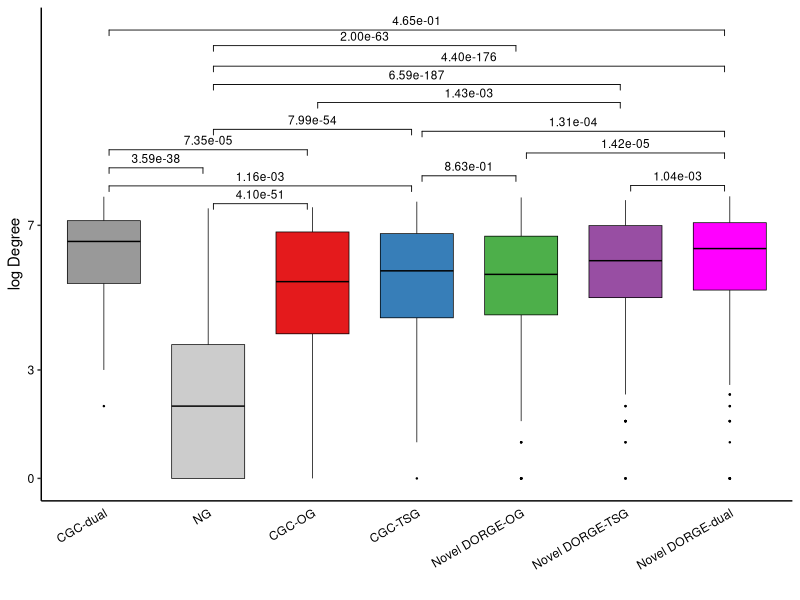
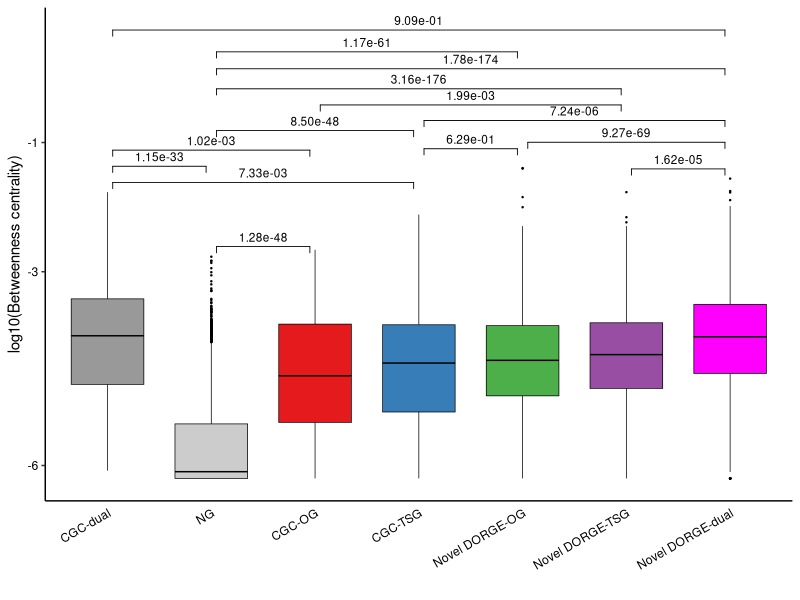
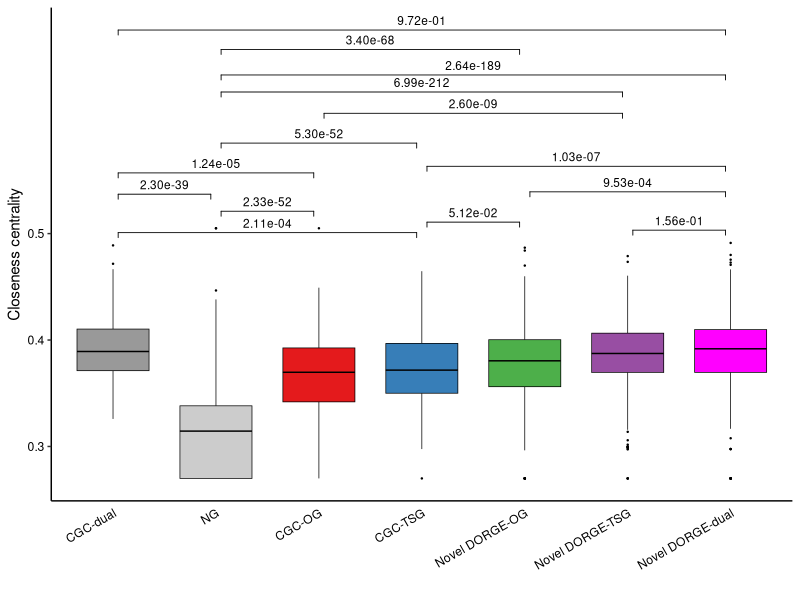

The R source for these figures, in order:
####################
##### Boxplots #####
####################

###### The boxplots for different gene categories to independently evaluate DORGE prediction.

###### Input: ../Gene_set_new.txt: Gene annotation file
###### Input: ../All_features.csv: Feature table compiled in this study
###### Input: ../DORGE_prediction.txt: DORGE prediction results
###### Input: data/BioGRID_network_node_metrics_processed.txt:  Network metrics calculated by Cytoscape (https://cytoscape.org/; Available at Evaluation_processing folder DORGE_pipeline project https://github.com/biocq/DORGE_pipeline)

###### Output: Figure_S5A_BioGRID_log_degree.pdf: Evaluation of dual-function TSG/OGs by PPI network degree
###### Output: Figure_S5B_BioGRID_betweenness.pdf: Evaluation of dual-function TSG/OGs by PPI network betweenness centrality
###### Output: Figure_S5C_BioGRID_closeness.pdf: Evaluation of dual-function TSG/OGs by PPI network closeness centrality

options(warn=-1)

### Install missing packages

installed_pkgs <- installed.packages()

pkgs <-  c("plyr","ggsignif","ggpubr")

if (length(setdiff(pkgs, installed_pkgs)) > 0) {
    install.packages(pkgs = setdiff(pkgs, installed_pkgs))
}

suppressMessages(library("ggpubr"))
suppressMessages(library(ggsignif))

TSG_threshold<-0.62485 #loose FPR=0.01
OG_threshold<-0.7004394 #loose FPR=0.01

#TSG_threshold<-0.8290429 #strict FPR=0.005
#OG_threshold<-0.8679444 #strict FPR=0.005


######### Figure S6 ABC: Network metrics in PPI network #########

#setwd("/Users/jlyu/Box\ Sync/TSGOG_Project/SA_sub/github/DORGE_paper/Figure_codes/Figure_5");
anno <- read.table("../Gene_set_new.txt", header=T, sep="\t",fill=TRUE,quote = "")
colnames(anno)<-c("Gene","TSG_core","OG_core","NG","TSG_all","OG_all");
prediction <- read.table("../DORGE_prediction.txt", header=T, sep="\t",fill=TRUE,quote = "")
anno<-cbind(anno[,c(1,4,5,6)],prediction[,2:3])
all_feature <- read.table("data/BioGRID_network_node_metrics_processed.txt", header=T, sep="\t",fill=TRUE,quote = "")
all_feature<-all_feature[,c("Gene","Gene_betweenness_centrality","Gene_closeness_centrality","Gene_Degree")]
all_feature$Gene_betweenness_centrality <- as.numeric(all_feature$Gene_betweenness_centrality)
all_feature$Gene_betweenness_centrality <- log10(all_feature$Gene_betweenness_centrality+1e-8)
all_feature$Gene_closeness_centrality <- as.numeric(all_feature$Gene_closeness_centrality)
all_feature$Gene_Degree <- as.numeric(all_feature$Gene_Degree)
all_feature$Gene_Degree <- log2(all_feature$Gene_Degree+1)

colnames(all_feature)<-c("Gene","Log10_BioGRID_betweenness","BioGRID_clossness","Log_BioGRID_degree")
index_low<-which(all_feature$Log10_BioGRID_betweenness< -6)
all_feature$Log10_BioGRID_betweenness[index_low]<-(all_feature$Log10_BioGRID_betweenness[index_low]+6)/10-6

index_low<-which(all_feature$BioGRID_clossness<0.3)
all_feature$BioGRID_clossness[index_low]<-(all_feature$BioGRID_clossness[index_low]-0.3)/10+0.3
index_high<-which(all_feature$BioGRID_clossness>0.5)
all_feature$BioGRID_clossness[index_high]<-(all_feature$BioGRID_clossness[index_high]-0.5)/100+0.5

index_high<-which(all_feature$Log_BioGRID_degree>7)
all_feature$Log_BioGRID_degree[index_high]<-(all_feature$Log_BioGRID_degree[index_high]-7)/5+7

index<-rep("Other",nrow(anno))
index_NG<-which(anno$NG=="1")
index_pOG<-which(anno$OG_probability> OG_threshold & anno$TSG_probability<TSG_threshold & anno$OG_all!="1")
index_pTSG<-which(anno$TSG_probability>TSG_threshold & anno$OG_probability< OG_threshold & anno$TSG_all!="1")
index_pdual<-which((anno$OG_all=="1" & anno$TSG_all!="1" & anno$TSG_probability>TSG_threshold)|(anno$TSG_all=="1" & anno$OG_all!="1" & anno$OG_probability> OG_threshold)|(anno$TSG_all!="1" & anno$OG_all!="1" & anno$TSG_probability>TSG_threshold & anno$OG_probability> OG_threshold))
index_TSG<-which(anno$TSG_all=="1" & anno$OG_all!="1")
index_OG<-which(anno$OG_all=="1" & anno$TSG_all!="1")
index_dual<-which(anno$OG_all=="1" & anno$TSG_all=="1")

index[index_NG]<-"NG"
index[index_pOG]<-"Novel DORGE-OG"
index[index_pTSG]<-"Novel DORGE-TSG"
index[index_TSG]<-"CGC-TSG"
index[index_OG]<-"CGC-OG"
index[index_pdual]<-"Novel DORGE-dual"
index[index_dual]<-"CGC-dual"

dat2<-cbind(all_feature,index)
dat3<-dat2[dat2$index!="Other",]
dat3$index<-factor(dat3$index, levels=c("CGC-dual","NG","CGC-OG","CGC-TSG","Novel DORGE-OG","Novel DORGE-TSG","Novel DORGE-dual"))

pdf("Raw_figures/Figure_S5A_BioGRID_log_degree.pdf", family="ArialMT", width=2.85, height=5) #Degree
p<-ggboxplot(data = dat3,x = "index", y="Log_BioGRID_degree",color="black",fill="index", palette = rev(c("#FF00FF","#984EA3","#4DAF4A","#377EB8","#E41A1C","#CCCCCC","#999999")),outlier.size=0.2,width=0.7,lwd=0.25)+scale_y_continuous(breaks = c(0,3,7),labels = c("0","3","7"))+ labs(x = "", y = "log Degree") + theme_bw() + theme(axis.ticks.x=element_blank(),axis.text.y = element_text(hjust = 1, colour = "black"),axis.text.x = element_text(angle = 30, hjust = 1, colour = "black"), panel.border = element_blank(), panel.grid.major = element_blank(), panel.grid.minor = element_blank(),panel.background = element_blank(), axis.line = element_line(colour = "black"))+ guides(fill=FALSE)
p<-p+geom_signif(y_position=c(max(max(dat3[dat3$index=="CGC-dual","Log_BioGRID_degree"]),max(dat3[dat3$index=="NG","Log_BioGRID_degree"]))+0.8, max(max(dat3[dat3$index=="CGC-dual","Log_BioGRID_degree"]),max(dat3[dat3$index=="CGC-OG","Log_BioGRID_degree"]))+1.3),xmin=c(1.05,1.05), xmax=c(1.95,2.95),annotation=c(formatC(wilcox.test(dat3[dat3$index=="CGC-dual","Log_BioGRID_degree"],dat3[dat3$index=="NG","Log_BioGRID_degree"],alternative = "two.sided")$p.value, format = "e", digits = 2), formatC(wilcox.test(dat3[dat3$index=="CGC-dual","Log_BioGRID_degree"],dat3[dat3$index=="CGC-OG","Log_BioGRID_degree"],alternative = "two.sided")$p.value, format = "e", digits = 2)), tip_length=0.02,size=0.3,textsize =3)
p<-p+geom_signif(y_position=c(max(max(dat3[dat3$index=="CGC-dual","Log_BioGRID_degree"]),max(dat3[dat3$index=="CGC-TSG","Log_BioGRID_degree"]))+0.3, max(max(dat3[dat3$index=="CGC-OG","Log_BioGRID_degree"]),max(dat3[dat3$index=="NG","Log_BioGRID_degree"]))+0.1),xmin=c(1.05,2.05), xmax=c(3.95,2.95),annotation=c(formatC(wilcox.test(dat3[dat3$index=="CGC-dual","Log_BioGRID_degree"],dat3[dat3$index=="CGC-TSG","Log_BioGRID_degree"],alternative = "two.sided")$p.value, format = "e", digits = 2), formatC(wilcox.test(dat3[dat3$index=="CGC-OG","Log_BioGRID_degree"],dat3[dat3$index=="NG","Log_BioGRID_degree"],alternative = "two.sided")$p.value, format = "e", digits = 2)), tip_length=0.02,size=0.3,textsize =3)
p<-p+geom_signif(y_position=c(max(max(dat3[dat3$index=="Novel DORGE-dual","Log_BioGRID_degree"]),max(dat3[dat3$index=="Novel DORGE-OG","Log_BioGRID_degree"]))+1.2, max(max(dat3[dat3$index=="Novel DORGE-dual","Log_BioGRID_degree"]),max(dat3[dat3$index=="Novel DORGE-TSG","Log_BioGRID_degree"]))+0.3),xmin=c(5.05,6.05), xmax=c(6.95,6.95),annotation=c(formatC(wilcox.test(dat3[dat3$index=="Novel DORGE-dual","Log_BioGRID_degree"],dat3[dat3$index=="Novel DORGE-OG","Log_BioGRID_degree"],alternative = "two.sided")$p.value, format = "e", digits = 2), formatC(wilcox.test(dat3[dat3$index=="Novel DORGE-dual","Log_BioGRID_degree"],dat3[dat3$index=="Novel DORGE-TSG","Log_BioGRID_degree"],alternative = "two.sided")$p.value, format = "e", digits = 2)), tip_length=0.02,size=0.3,textsize =3)
p<-p+geom_signif(y_position=c(max(max(dat3[dat3$index=="Novel DORGE-OG","Log_BioGRID_degree"]),max(dat3[dat3$index=="CGC-TSG","Log_BioGRID_degree"]))+0.6, max(max(dat3[dat3$index=="CGC-TSG","Log_BioGRID_degree"]),max(dat3[dat3$index=="NG","Log_BioGRID_degree"]))+2.0),xmin=c(4.05,2.05), xmax=c(4.95,3.95),annotation=c(formatC(wilcox.test(dat3[dat3$index=="Novel DORGE-OG","Log_BioGRID_degree"],dat3[dat3$index=="CGC-TSG","Log_BioGRID_degree"],alternative = "two.sided")$p.value, format = "e", digits = 2), formatC(wilcox.test(dat3[dat3$index=="CGC-TSG","Log_BioGRID_degree"],dat3[dat3$index=="NG","Log_BioGRID_degree"],alternative = "two.sided")$p.value, format = "e", digits = 2)), tip_length=0.02,size=0.3,textsize =3)

p<-p+geom_signif(y_position=c(max(max(dat3[dat3$index=="Novel DORGE-TSG","Log_BioGRID_degree"]),max(dat3[dat3$index=="CGC-OG","Log_BioGRID_degree"]))+2.7, max(max(dat3[dat3$index=="Novel DORGE-TSG","Log_BioGRID_degree"]),max(dat3[dat3$index=="NG","Log_BioGRID_degree"]))+3.2),xmin=c(3.05,2.05), xmax=c(5.95,5.95),annotation=c(formatC(wilcox.test(dat3[dat3$index=="Novel DORGE-TSG","Log_BioGRID_degree"],dat3[dat3$index=="CGC-OG","Log_BioGRID_degree"],alternative = "two.sided")$p.value, format = "e", digits = 2), formatC(wilcox.test(dat3[dat3$index=="Novel DORGE-TSG","Log_BioGRID_degree"],dat3[dat3$index=="NG","Log_BioGRID_degree"],alternative = "two.sided")$p.value, format = "e", digits = 2)), tip_length=0.02,size=0.3,textsize =3)
p<-p+geom_signif(y_position=c(max(max(dat3[dat3$index=="Novel DORGE-OG","Log_BioGRID_degree"]),max(dat3[dat3$index=="NG","Log_BioGRID_degree"]))+4.2, max(max(dat3[dat3$index=="Novel DORGE-dual","Log_BioGRID_degree"]),max(dat3[dat3$index=="NG","Log_BioGRID_degree"]))+3.6),xmin=c(2.05,2.05), xmax=c(4.95,6.95),annotation=c(formatC(wilcox.test(dat3[dat3$index=="Novel DORGE-OG","Log_BioGRID_degree"],dat3[dat3$index=="NG","Log_BioGRID_degree"],alternative = "two.sided")$p.value, format = "e", digits = 2), formatC(wilcox.test(dat3[dat3$index=="Novel DORGE-dual","Log_BioGRID_degree"],dat3[dat3$index=="NG","Log_BioGRID_degree"],alternative = "two.sided")$p.value, format = "e", digits = 2)), tip_length=0.02,size=0.3,textsize =3)
p<-p+geom_signif(y_position=c(max(max(dat3[dat3$index=="Novel DORGE-dual","Log_BioGRID_degree"]),max(dat3[dat3$index=="CGC-dual","Log_BioGRID_degree"]))+4.6, max(max(dat3[dat3$index=="Novel DORGE-dual","Log_BioGRID_degree"]),max(dat3[dat3$index=="CGC-TSG","Log_BioGRID_degree"]))+1.8),xmin=c(1.05,4.05), xmax=c(6.95,6.95),annotation=c(formatC(wilcox.test(dat3[dat3$index=="Novel DORGE-dual","Log_BioGRID_degree"],dat3[dat3$index=="CGC-dual","Log_BioGRID_degree"],alternative = "two.sided")$p.value, format = "e", digits = 2), formatC(wilcox.test(dat3[dat3$index=="Novel DORGE-dual","Log_BioGRID_degree"],dat3[dat3$index=="CGC-TSG","Log_BioGRID_degree"],alternative = "two.sided")$p.value, format = "e", digits = 2)), tip_length=0.02,size=0.3,textsize =3)
p
garbage <- dev.off()

# Column: 1 CGCdual  2 NG  3 CGCOG  4 CGCTSG  5 Novel DORGEOG  6 Novel DORGETSG  7 Novel DORGEdual
#CGC-dual NG; CGC-dual CGC-OG
#CGC-dual CGC-TSG; CGC-OG NG
#Novel DORGE-dual Novel DORGE-OG; Novel DORGE-dual Novel DORGE-TSG
#Novel DORGE-OG CGC-TSG; CGC-TSG NG
#Novel DORGE-TSG CGC-OG; Novel DORGE-TSG NG
#Novel DORGE-OG NG; Novel DORGE-dual NG
#Novel DORGE-dual CGC-dual; Novel DORGE-dual CGC-TSG

pdf("Raw_figures/Figure_S5B_BioGRID_betweenness.pdf", family="ArialMT", width=2.85, height=5) #Betweenness Centrality
p<-ggboxplot(data = dat3,x = "index", y="Log10_BioGRID_betweenness",color="black",fill="index", palette = rev(c("#FF00FF","#984EA3","#4DAF4A","#377EB8","#E41A1C","#CCCCCC","#999999")),outlier.size=0.2,width=0.7,lwd=0.25)+scale_y_continuous(breaks = c(-6,-3,-1),labels = c("-6","-3","-1"))+ labs(x = "", y = "log10(Betweenness centrality)") + theme_bw() + theme(axis.ticks.x=element_blank(),axis.text.y = element_text(hjust = 1, colour = "black"),axis.text.x = element_text(angle = 30, hjust = 1, colour = "black"), panel.border = element_blank(), panel.grid.major = element_blank(), panel.grid.minor = element_blank(),panel.background = element_blank(), axis.line = element_line(colour = "black"))+ guides(fill=FALSE)
p<-p+geom_signif(y_position=c(max(max(dat3[dat3$index=="CGC-dual","Log10_BioGRID_betweenness"]),max(dat3[dat3$index=="NG","Log10_BioGRID_betweenness"]))+0.8/2, max(max(dat3[dat3$index=="CGC-dual","Log10_BioGRID_betweenness"]),max(dat3[dat3$index=="CGC-OG","Log10_BioGRID_betweenness"]))+1.3/2),xmin=c(1.05,1.05), xmax=c(1.95,2.95),annotation=c(formatC(wilcox.test(dat3[dat3$index=="CGC-dual","Log10_BioGRID_betweenness"],dat3[dat3$index=="NG","Log10_BioGRID_betweenness"],alternative = "two.sided")$p.value, format = "e", digits = 2), formatC(wilcox.test(dat3[dat3$index=="CGC-dual","Log10_BioGRID_betweenness"],dat3[dat3$index=="CGC-OG","Log10_BioGRID_betweenness"],alternative = "two.sided")$p.value, format = "e", digits = 2)), tip_length=0.02,size=0.3,textsize =3)
p<-p+geom_signif(y_position=c(max(max(dat3[dat3$index=="CGC-dual","Log10_BioGRID_betweenness"]),max(dat3[dat3$index=="CGC-TSG","Log10_BioGRID_betweenness"]))+0.3/2, max(max(dat3[dat3$index=="CGC-OG","Log10_BioGRID_betweenness"]),max(dat3[dat3$index=="NG","Log10_BioGRID_betweenness"]))+0.1/2),xmin=c(1.05,2.05), xmax=c(3.95,2.95),annotation=c(formatC(wilcox.test(dat3[dat3$index=="CGC-dual","Log10_BioGRID_betweenness"],dat3[dat3$index=="CGC-TSG","Log10_BioGRID_betweenness"],alternative = "two.sided")$p.value, format = "e", digits = 2), formatC(wilcox.test(dat3[dat3$index=="CGC-OG","Log10_BioGRID_betweenness"],dat3[dat3$index=="NG","Log10_BioGRID_betweenness"],alternative = "two.sided")$p.value, format = "e", digits = 2)), tip_length=0.02,size=0.3,textsize =3)
p<-p+geom_signif(y_position=c(max(max(dat3[dat3$index=="Novel DORGE-dual","Log10_BioGRID_betweenness"]),max(dat3[dat3$index=="Novel DORGE-OG","Log10_BioGRID_betweenness"]))+0.8/2, max(max(dat3[dat3$index=="Novel DORGE-dual","Log10_BioGRID_betweenness"]),max(dat3[dat3$index=="Novel DORGE-TSG","Log10_BioGRID_betweenness"]))+0.3/2),xmin=c(5.05,6.05), xmax=c(6.95,6.95),annotation=c(formatC(wilcox.test(dat3[dat3$index=="Novel DORGE-dual","Log10_BioGRID_betweenness"],dat3[dat3$index=="Novel DORGE-OG","BioGRID_betweenness"],alternative = "two.sided")$p.value, format = "e", digits = 2), formatC(wilcox.test(dat3[dat3$index=="Novel DORGE-dual","Log10_BioGRID_betweenness"],dat3[dat3$index=="Novel DORGE-TSG","Log10_BioGRID_betweenness"],alternative = "two.sided")$p.value, format = "e", digits = 2)), tip_length=0.02,size=0.3,textsize =3)
p<-p+geom_signif(y_position=c(max(max(dat3[dat3$index=="Novel DORGE-OG","Log10_BioGRID_betweenness"]),max(dat3[dat3$index=="CGC-TSG","Log10_BioGRID_betweenness"]))+0.6/2, max(max(dat3[dat3$index=="CGC-TSG","Log10_BioGRID_betweenness"]),max(dat3[dat3$index=="NG","Log10_BioGRID_betweenness"]))+2.6/2),xmin=c(4.05,2.05), xmax=c(4.95,3.95),annotation=c(formatC(wilcox.test(dat3[dat3$index=="Novel DORGE-OG","Log10_BioGRID_betweenness"],dat3[dat3$index=="CGC-TSG","Log10_BioGRID_betweenness"],alternative = "two.sided")$p.value, format = "e", digits = 2), formatC(wilcox.test(dat3[dat3$index=="CGC-TSG","Log10_BioGRID_betweenness"],dat3[dat3$index=="NG","Log10_BioGRID_betweenness"],alternative = "two.sided")$p.value, format = "e", digits = 2)), tip_length=0.02,size=0.3,textsize =3)

p<-p+geom_signif(y_position=c(max(max(dat3[dat3$index=="Novel DORGE-TSG","Log10_BioGRID_betweenness"]),max(dat3[dat3$index=="CGC-OG","Log10_BioGRID_betweenness"]))+2.7/2, max(max(dat3[dat3$index=="Novel DORGE-TSG","Log10_BioGRID_betweenness"]),max(dat3[dat3$index=="NG","Log10_BioGRID_betweenness"]))+3.2/2),xmin=c(3.05,2.05), xmax=c(5.95,5.95),annotation=c(formatC(wilcox.test(dat3[dat3$index=="Novel DORGE-TSG","Log10_BioGRID_betweenness"],dat3[dat3$index=="CGC-OG","Log10_BioGRID_betweenness"],alternative = "two.sided")$p.value, format = "e", digits = 2), formatC(wilcox.test(dat3[dat3$index=="Novel DORGE-TSG","Log10_BioGRID_betweenness"],dat3[dat3$index=="NG","Log10_BioGRID_betweenness"],alternative = "two.sided")$p.value, format = "e", digits = 2)), tip_length=0.02,size=0.3,textsize =3)
p<-p+geom_signif(y_position=c(max(max(dat3[dat3$index=="Novel DORGE-OG","Log10_BioGRID_betweenness"]),max(dat3[dat3$index=="NG","Log10_BioGRID_betweenness"]))+3.6/2, max(max(dat3[dat3$index=="Novel DORGE-dual","Log10_BioGRID_betweenness"]),max(dat3[dat3$index=="NG","Log10_BioGRID_betweenness"]))+3.4/2),xmin=c(2.05,2.05), xmax=c(4.95,6.95),annotation=c(formatC(wilcox.test(dat3[dat3$index=="Novel DORGE-OG","Log10_BioGRID_betweenness"],dat3[dat3$index=="NG","Log10_BioGRID_betweenness"],alternative = "two.sided")$p.value, format = "e", digits = 2), formatC(wilcox.test(dat3[dat3$index=="Novel DORGE-dual","Log10_BioGRID_betweenness"],dat3[dat3$index=="NG","Log10_BioGRID_betweenness"],alternative = "two.sided")$p.value, format = "e", digits = 2)), tip_length=0.02,size=0.3,textsize =3)
p<-p+geom_signif(y_position=c(max(max(dat3[dat3$index=="Novel DORGE-dual","Log10_BioGRID_betweenness"]),max(dat3[dat3$index=="CGC-dual","Log10_BioGRID_betweenness"]))+4.6/2, max(max(dat3[dat3$index=="Novel DORGE-dual","Log10_BioGRID_betweenness"]),max(dat3[dat3$index=="CGC-TSG","Log10_BioGRID_betweenness"]))+1.8/2),xmin=c(1.05,4.05), xmax=c(6.95,6.95),annotation=c(formatC(wilcox.test(dat3[dat3$index=="Novel DORGE-dual","Log10_BioGRID_betweenness"],dat3[dat3$index=="CGC-dual","Log10_BioGRID_betweenness"],alternative = "two.sided")$p.value, format = "e", digits = 2), formatC(wilcox.test(dat3[dat3$index=="Novel DORGE-dual","Log10_BioGRID_betweenness"],dat3[dat3$index=="CGC-TSG","Log10_BioGRID_betweenness"],alternative = "two.sided")$p.value, format = "e", digits = 2)), tip_length=0.02,size=0.3,textsize =3)
p
garbage <- dev.off()

pdf("Raw_figures/Figure_S5C_BioGRID_closeness.pdf", family="ArialMT", width=2.85, height=5) #Closeness Centrality
p<-ggboxplot(data = dat3,x = "index", y="BioGRID_clossness",color="black",fill="index", palette = rev(c("#FF00FF","#984EA3","#4DAF4A","#377EB8","#E41A1C","#CCCCCC","#999999")),outlier.size=0.2,width=0.7,lwd=0.25)+scale_y_continuous(breaks = c(0.3,0.4,0.5),labels = c("0.3","0.4","0.5"))+ labs(x = "", y = "Closeness centrality") + theme_bw() + theme(axis.ticks.x=element_blank(),axis.text.y = element_text(hjust = 1, colour = "black"),axis.text.x = element_text(angle = 30, hjust = 1, colour = "black"), panel.border = element_blank(), panel.grid.major = element_blank(), panel.grid.minor = element_blank(),panel.background = element_blank(), axis.line = element_line(colour = "black"))+ guides(fill=FALSE)
p<-p+geom_signif(y_position=c(max(max(dat3[dat3$index=="CGC-dual","BioGRID_clossness"]),max(dat3[dat3$index=="NG","BioGRID_clossness"]))+0.8/25, max(max(dat3[dat3$index=="CGC-dual","BioGRID_clossness"]),max(dat3[dat3$index=="CGC-OG","BioGRID_clossness"]))+1.3/25),xmin=c(1.05,1.05), xmax=c(1.95,2.95),annotation=c(formatC(wilcox.test(dat3[dat3$index=="CGC-dual","BioGRID_clossness"],dat3[dat3$index=="NG","BioGRID_clossness"],alternative = "two.sided")$p.value, format = "e", digits = 2), formatC(wilcox.test(dat3[dat3$index=="CGC-dual","BioGRID_clossness"],dat3[dat3$index=="CGC-OG","BioGRID_clossness"],alternative = "two.sided")$p.value, format = "e", digits = 2)), tip_length=0.02,size=0.3,textsize =3)
p<-p+geom_signif(y_position=c(max(max(dat3[dat3$index=="CGC-dual","BioGRID_clossness"]),max(dat3[dat3$index=="CGC-TSG","BioGRID_clossness"]))+0.3/25, max(max(dat3[dat3$index=="CGC-OG","BioGRID_clossness"]),max(dat3[dat3$index=="NG","BioGRID_clossness"]))+0.4/25),xmin=c(1.05,2.05), xmax=c(3.95,2.95),annotation=c(formatC(wilcox.test(dat3[dat3$index=="CGC-dual","BioGRID_clossness"],dat3[dat3$index=="CGC-TSG","BioGRID_clossness"],alternative = "two.sided")$p.value, format = "e", digits = 2), formatC(wilcox.test(dat3[dat3$index=="CGC-OG","BioGRID_clossness"],dat3[dat3$index=="NG","BioGRID_clossness"],alternative = "two.sided")$p.value, format = "e", digits = 2)), tip_length=0.02,size=0.3,textsize =3)
p<-p+geom_signif(y_position=c(max(max(dat3[dat3$index=="Novel DORGE-dual","BioGRID_clossness"]),max(dat3[dat3$index=="Novel DORGE-OG","BioGRID_clossness"]))+1.2/25, max(max(dat3[dat3$index=="Novel DORGE-dual","BioGRID_clossness"]),max(dat3[dat3$index=="Novel DORGE-TSG","BioGRID_clossness"]))+0.3/25),xmin=c(5.05,6.05), xmax=c(6.95,6.95),annotation=c(formatC(wilcox.test(dat3[dat3$index=="Novel DORGE-dual","BioGRID_clossness"],dat3[dat3$index=="Novel DORGE-OG","BioGRID_clossness"],alternative = "two.sided")$p.value, format = "e", digits = 2), formatC(wilcox.test(dat3[dat3$index=="Novel DORGE-dual","BioGRID_clossness"],dat3[dat3$index=="Novel DORGE-TSG","BioGRID_clossness"],alternative = "two.sided")$p.value, format = "e", digits = 2)), tip_length=0.02,size=0.3,textsize =3)
p<-p+geom_signif(y_position=c(max(max(dat3[dat3$index=="Novel DORGE-OG","BioGRID_clossness"]),max(dat3[dat3$index=="CGC-TSG","BioGRID_clossness"]))+0.6/25, max(max(dat3[dat3$index=="CGC-TSG","BioGRID_clossness"]),max(dat3[dat3$index=="NG","BioGRID_clossness"]))+2.0/25),xmin=c(4.05,2.05), xmax=c(4.95,3.95),annotation=c(formatC(wilcox.test(dat3[dat3$index=="Novel DORGE-OG","BioGRID_clossness"],dat3[dat3$index=="CGC-TSG","BioGRID_clossness"],alternative = "two.sided")$p.value, format = "e", digits = 2), formatC(wilcox.test(dat3[dat3$index=="CGC-TSG","BioGRID_clossness"],dat3[dat3$index=="NG","BioGRID_clossness"],alternative = "two.sided")$p.value, format = "e", digits = 2)), tip_length=0.02,size=0.3,textsize =3)

p<-p+geom_signif(y_position=c(max(max(dat3[dat3$index=="Novel DORGE-TSG","BioGRID_clossness"]),max(dat3[dat3$index=="CGC-OG","BioGRID_clossness"]))+2.7/25, max(max(dat3[dat3$index=="Novel DORGE-TSG","BioGRID_clossness"]),max(dat3[dat3$index=="NG","BioGRID_clossness"]))+3.2/25),xmin=c(3.05,2.05), xmax=c(5.95,5.95),annotation=c(formatC(wilcox.test(dat3[dat3$index=="Novel DORGE-TSG","BioGRID_clossness"],dat3[dat3$index=="CGC-OG","BioGRID_clossness"],alternative = "two.sided")$p.value, format = "e", digits = 2), formatC(wilcox.test(dat3[dat3$index=="Novel DORGE-TSG","BioGRID_clossness"],dat3[dat3$index=="NG","BioGRID_clossness"],alternative = "two.sided")$p.value, format = "e", digits = 2)), tip_length=0.02,size=0.3,textsize =3)
p<-p+geom_signif(y_position=c(max(max(dat3[dat3$index=="Novel DORGE-OG","BioGRID_clossness"]),max(dat3[dat3$index=="NG","BioGRID_clossness"]))+4.2/25, max(max(dat3[dat3$index=="Novel DORGE-dual","BioGRID_clossness"]),max(dat3[dat3$index=="NG","BioGRID_clossness"]))+3.6/25),xmin=c(2.05,2.05), xmax=c(4.95,6.95),annotation=c(formatC(wilcox.test(dat3[dat3$index=="Novel DORGE-OG","BioGRID_clossness"],dat3[dat3$index=="NG","BioGRID_clossness"],alternative = "two.sided")$p.value, format = "e", digits = 2), formatC(wilcox.test(dat3[dat3$index=="Novel DORGE-dual","BioGRID_clossness"],dat3[dat3$index=="NG","BioGRID_clossness"],alternative = "two.sided")$p.value, format = "e", digits = 2)), tip_length=0.02,size=0.3,textsize =3)
p<-p+geom_signif(y_position=c(max(max(dat3[dat3$index=="Novel DORGE-dual","BioGRID_clossness"]),max(dat3[dat3$index=="CGC-dual","BioGRID_clossness"]))+5.0/25, max(max(dat3[dat3$index=="Novel DORGE-dual","BioGRID_clossness"]),max(dat3[dat3$index=="CGC-TSG","BioGRID_clossness"]))+1.8/25),xmin=c(1.05,4.05), xmax=c(6.95,6.95),annotation=c(formatC(wilcox.test(dat3[dat3$index=="Novel DORGE-dual","BioGRID_clossness"],dat3[dat3$index=="CGC-dual","BioGRID_clossness"],alternative = "two.sided")$p.value, format = "e", digits = 2), formatC(wilcox.test(dat3[dat3$index=="Novel DORGE-dual","BioGRID_clossness"],dat3[dat3$index=="CGC-TSG","BioGRID_clossness"],alternative = "two.sided")$p.value, format = "e", digits = 2)), tip_length=0.02,size=0.3,textsize =3)
p
garbage <- dev.off()